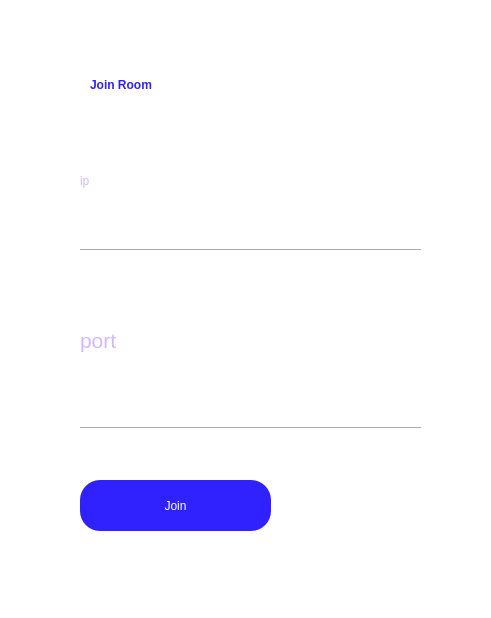
<?xml version="1.0" encoding="UTF-8"?>
<ui version="4.0">
 <class>MainWindow</class>
 <widget class="QMainWindow" name="MainWindow">
  <property name="geometry">
   <rect>
    <x>0</x>
    <y>0</y>
    <width>491</width>
    <height>618</height>
   </rect>
  </property>
  <property name="windowTitle">
   <string>MainWindow</string>
  </property>
  <property name="styleSheet">
   <string notr="true">background-color: rgb(255, 255, 255);</string>
  </property>
  <widget class="QWidget" name="centralwidget">
   <widget class="QTextEdit" name="ipInput">
    <property name="geometry">
     <rect>
      <x>80</x>
      <y>200</y>
      <width>331</width>
      <height>61</height>
     </rect>
    </property>
    <property name="styleSheet">
     <string notr="true">border-top: 0;
font: 20pt &quot;Adobe Devanagari&quot;;</string>
    </property>
   </widget>
   <widget class="QTextEdit" name="portInput">
    <property name="geometry">
     <rect>
      <x>80</x>
      <y>360</y>
      <width>331</width>
      <height>61</height>
     </rect>
    </property>
    <property name="styleSheet">
     <string notr="true">border-top:0;
font: 20pt &quot;Adobe Devanagari&quot;;</string>
    </property>
   </widget>
   <widget class="QLabel" name="title">
    <property name="geometry">
     <rect>
      <x>90</x>
      <y>50</y>
      <width>231</width>
      <height>71</height>
     </rect>
    </property>
    <property name="styleSheet">
     <string notr="true">color:rgb(48, 34, 255);
font: 20pt &quot;微软雅黑&quot;;</string>
    </property>
    <property name="text">
     <string>&lt;html&gt;&lt;head/&gt;&lt;body&gt;&lt;p&gt;&lt;span style=&quot; font-weight:600;&quot;&gt;Join Room&lt;/span&gt;&lt;/p&gt;&lt;/body&gt;&lt;/html&gt;</string>
    </property>
   </widget>
   <widget class="QLabel" name="ip">
    <property name="geometry">
     <rect>
      <x>80</x>
      <y>160</y>
      <width>61</width>
      <height>41</height>
     </rect>
    </property>
    <property name="styleSheet">
     <string notr="true">font: 14pt &quot;微软雅黑&quot;;
color: rgb(210, 184, 255);</string>
    </property>
    <property name="text">
     <string>ip</string>
    </property>
   </widget>
   <widget class="QLabel" name="port">
    <property name="geometry">
     <rect>
      <x>80</x>
      <y>320</y>
      <width>61</width>
      <height>41</height>
     </rect>
    </property>
    <property name="styleSheet">
     <string notr="true">color: rgb(210, 184, 255);
font: 14pt &quot;微软雅黑&quot;;</string>
    </property>
    <property name="text">
     <string>&lt;html&gt;&lt;head/&gt;&lt;body&gt;&lt;p&gt;&lt;span style=&quot; font-size:16pt;&quot;&gt;port&lt;/span&gt;&lt;/p&gt;&lt;/body&gt;&lt;/html&gt;</string>
    </property>
   </widget>
   <widget class="QPushButton" name="join">
    <property name="geometry">
     <rect>
      <x>80</x>
      <y>480</y>
      <width>191</width>
      <height>51</height>
     </rect>
    </property>
    <property name="styleSheet">
     <string notr="true">border-radius: 20px;
font: 14pt &quot;微软雅黑&quot;;
background-color: rgb(48, 34, 255);
color: rgb(255, 255, 255);</string>
    </property>
    <property name="text">
     <string>Join</string>
    </property>
   </widget>
   <widget class="Line" name="line">
    <property name="geometry">
     <rect>
      <x>80</x>
      <y>240</y>
      <width>341</width>
      <height>20</height>
     </rect>
    </property>
    <property name="orientation">
     <enum>Qt::Horizontal</enum>
    </property>
   </widget>
   <widget class="Line" name="line_2">
    <property name="geometry">
     <rect>
      <x>80</x>
      <y>420</y>
      <width>341</width>
      <height>16</height>
     </rect>
    </property>
    <property name="orientation">
     <enum>Qt::Horizontal</enum>
    </property>
   </widget>
  </widget>
 </widget>
 <resources/>
 <connections/>
</ui>
